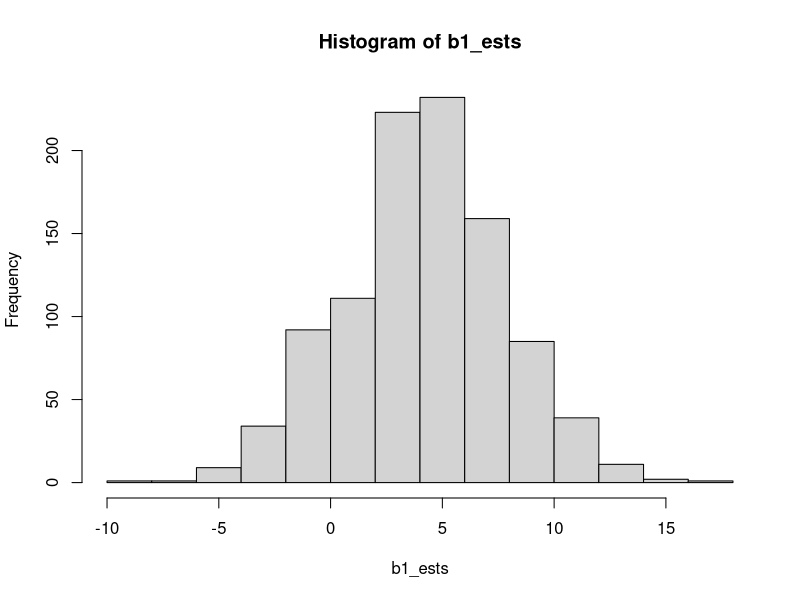

This chart was generated by the following R code:


## create sampling distribution for a regression parameter

## fix values for the simulation
n <- 100
b0 <- 1
b1 <- 4
s2 <- 100
nsim <- 1000
xmax <- 1
x <- runif(n, 0, xmax)

## run simulation
b1_ests <- rep(NA, nsim)
b1_tvalues <- rep(NA, nsim)
for(i in 1:nsim){
    y <- b0 + b1*x + rnorm(n, sd=sqrt(s2))
    slr <- lm(y~x)
    b1_ests[i] <- coef(slr)[2]
    b1_tvalues[i] <- summary(slr)$coefficients["x","t value"]
}
b1_H0_reject <- abs(b1_tvalues) > qt(.975, n-2)

## calculate summary statistics for beta_1
mean(b1_ests)
var(b1_ests)
hist(b1_ests)
sum(b1_H0_reject)

## compare observed to expected variance of bs, conditional on xs
x_var <- sum( (x-mean(x))^2 )
b1_expected_var <- s2/x_var
